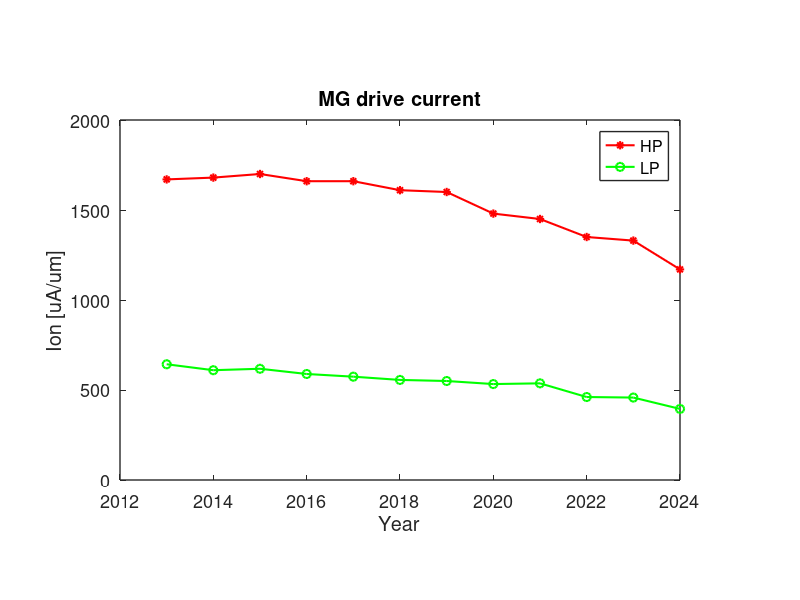
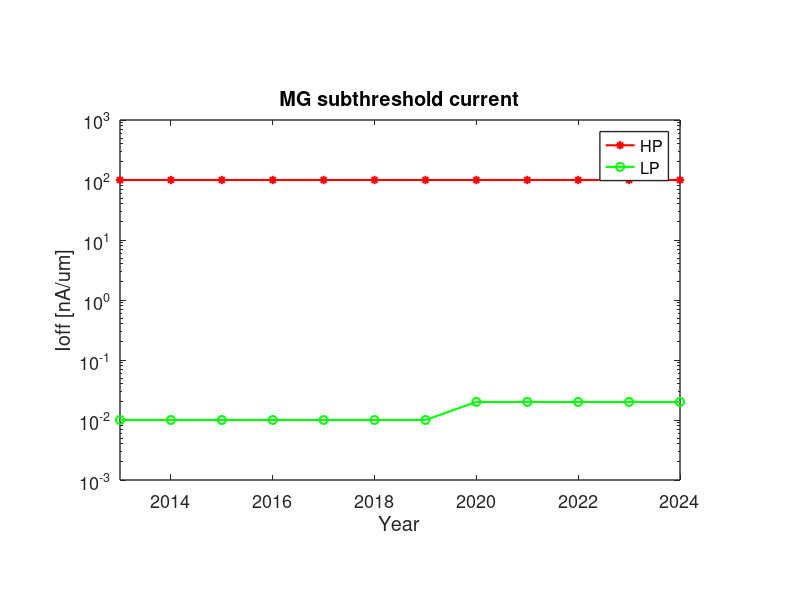
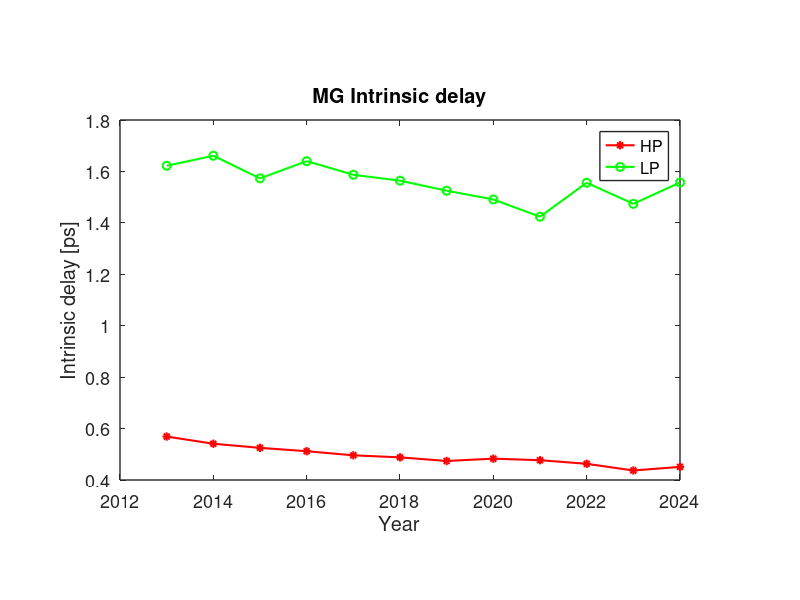
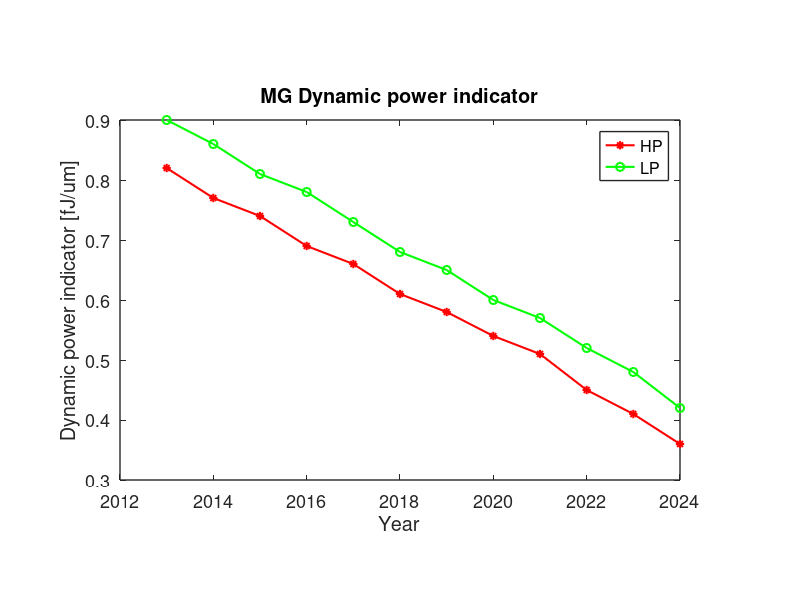

The MATLAB source for these figures, in order:
%%%%%%%%%%%%%%%%%%%%%%%%%%
%%%PLOTS SCALING SCRIPT%%%
%%%     MG PROCESS     %%%
%%%%%%%%%%%%%%%%%%%%%%%%%%

clear all
close all
clc

%%ITRS years

year=[2013 2014 2015 2016 2017 2018 2019 2020 2021 2022 2023 2024];

%%
%%MULTIGATE HP
Lg_hp=[20 18 16.7 15.2 13.9 12.7 11.6 10.6 9.7	8.8	8 7.3]; %physical gate length [nm]
Lch_hp=[16 14.4 13.4 12.2 11.1 10.2 9.3 8.5 7.8 7 6.4 5.8]; %effective channel length [nm]
Vdd_hp=[0.86 0.85 0.83 0.81 0.8 0.78 0.77 0.75 0.74 0.72 0.71 0.69]; %power supply voltage [V] 
EOT_hp=[0.8 0.77 0.73 0.7 0.67 0.64 0.61 0.59 0.56 0.54 0.51 0.49]; %equivalent oxide thickness [nm]
eps_HK_hp=[12.5 13 13.5 14 14.5 15 15.5 16 16.5 17 17.5 18]; %dielectric constant of gate dielectric
T_HK_hp=[2.56 2.57 2.53 2.51 2.49 2.46 2.42 2.42 2.37 2.35 2.29 2.26];%physical gate oxide thickness [nm]
CET_hp=[1.1 1.07 1.03 1 0.97 0.94 0.91 0.89 0.86 0.84 0.81 0.79]; %capacitance equivalent thickness [nm]
Cch_hp=[0.502 0.465 0.448 0.42 0.396 0.373 0.352 0.329 0.311 0.289 0.273 0.255]; %[fF/um]
Ioff_hp=[0.1 0.1 0.1 0.1 0.1 0.1 0.1 0.1 0.1 0.1 0.1 0.1]; %[uA/um]
fr_intr_ratio_hp=[1.2 1.3 1.4 1.5 1.6 1.7 1.8 1.9 2 2 2 2]; %ratio of fringing capacitance to intrinsic
C_fringe_hp=[0.6 0.6 0.63 0.63 0.63 0.63 0.63 0.62 0.62 0.58 0.55 0.51]; %[fF/um]
Cg_tot_hp=[1.1 1.07 1.07 1.05 1.03 1.01 0.99 0.95 0.93 0.87 0.82 0.77];  %[fF/um]
CVsquared_hp=[0.82	0.77 0.74 0.69 0.66 0.61 0.58 0.54 0.51 0.45 0.41 0.36]; %dynamic power indicator [fJ/um]
Idsatn_Idsatp_ratio_hp=[1.25 1.24 1.22 1.21 1.2 1.19 1.18 1.16 1.15 1.14 1.13 1.12];
Ch_doping_hp=[0.1 0.1 0.1 0.1 0.1 0.1 0.1 0.1 0.1 0.1 0.1 0.1]; %[10^18 cm^(-3)] 
T_body_hp=[6.4	5.8	5.3	4.9	4.4	4.1	3.7	3.4	3.1	2.8	2.6	2.3]; %[nm]
mobility_hp=[250 250 250 250 250 200 200 200 200 200 200 150]; %[cm^(2)/V*s]
Ion_hp=[1670 1680 1700 1660 1660 1610 1600 1480 1450 1350 1330 1170]; %[uA/um]
Vt_lin_hp=[0.219 0.225 0.231 0.239 0.264 0.266 0.265 0.276 0.295 0.303 0.306 0.319]; %[V]							
Vth_hp=[0.174 0.179 0.179 0.186 0.191 0.196 0.199 0.205 0.214 0.219 0.222 0.233]; %[V] in ITRS is Vt,sat
Rsd_hp=[128 146 130 126 124 117 120 116 112 111 113 123]; %[ohm*um]
tau_hp=[0.569 0.541 0.525 0.512 0.496 0.488 0.474 0.483 0.477 0.463 0.437 0.451]; %intrinsic delay [ps]
Vdd_hp_Vth_hp_ratio=Vdd_hp./Vth_hp;
Ion_hp_Ioff_hp_ratio=Ion_hp./Ioff_hp;

%%
%%MULTIGATE LP
Lg_lp=[23 21 19 18 16 14.6 13.3 12.2 11.1 10.1 9.3 8.5]; %physical gate length [nm]
Lch_lp=[18.4 16.8 15.2 14.4 12.8 11.7 10.6 9.8 8.9 8.1 7.4 6.8]; %effective channel length [nm]
Vdd_lp=[0.86 0.85 0.83 0.81 0.8 0.78 0.77 0.75 0.74 0.72 0.71 0.69]; %power supply voltage [V] 
EOT_lp=[0.8 0.77 0.73 0.7 0.67 0.64 0.61 0.59 0.56 0.54 0.51 0.49]; %equivalent oxide thickness [nm]
eps_HK_lp=[12.5 13 13.5 14 14.5 15 15.5 16 16.5 17 17.5 18]; %dielectric constant of gate dielectric
T_HK_lp=[2.56 2.57 2.53 2.51 2.49 2.46 2.42 2.42 2.37 2.35 2.29 2.26];%physical gate oxide thickness [nm]
CET_lp=[1.1 1.07 1.03 1 0.97 0.94 0.91 0.89 0.86 0.84 0.81 0.79]; %capacitance equivalent thickness [nm]
Cch_lp=[0.577 0.542 0.509 0.497 0.455 0.429 0.404 0.379 0.356 0.332 0.317 0.297]; %[fF/um]
Ioff_lp=[10 10 10 10 10 10 10 20 20 20 20 20]; %[pA/um]
fr_intr_ratio_lp=[1.1 1.2 1.3 1.4 1.5 1.6 1.7 1.8 1.9 2 2 2]; %ratio of fringing capacitance to intrinsic
C_fringe_lp=[0.64 0.65 0.66 0.7 0.68 0.69 0.69 0.68 0.68 0.66 0.63 0.59]; %[fF/um]
Cg_tot_lp=[1.21 1.19 1.17 1.19 1.14 1.12 1.09 1.06 1.03 1 0.95 0.89];  %[fF/um]
CVsquared_lp=[0.9 0.86 0.81 0.78 0.73 0.68 0.65 0.6 0.57 0.52 0.48 0.42]; %dynamic power indicator [fJ/um]
Idsatn_Idsatp_ratio_lp=[1.25 1.24 1.22 1.21 1.2 1.19 1.18 1.16 1.15 1.14 1.13 1.12];
Ch_doping_lp=[0.1 0.1 0.1 0.1 0.1 0.1 0.1 0.1 0.1 0.1 0.1 0.1]; %[10^18 cm^(-3)] 
T_body_lp=[7.4 6.7 6.1 5.8 5.1 4.7 4.3 3.9 3.6 3.2 3 2.7]; %[nm]
mobility_lp=[375 375 375 375 375 375 375 300 300 300 300 300]; %[cm^(2)/V*s]
Ion_lp=[643 610 618 589 574 556 550 533 537 461 458 395]; %[uA/um]
Vt_lin_lp=[0.483 0.492 0.492 0.496 0.507 0.507 0.51 0.501 0.507 0.521 0.511 0.52]; %[V]							
Vth_lp=[0.446 0.453 0.453 0.454 0.461 0.459 0.461 0.447 0.446 0.454 0.453 0.46]; %[V] in ITRS is Vt,sat
Rsd_lp=[128 146 130 126 124 117 120 116 112 111 113 123]; %[ohm*um]
tau_lp=[1.622 1.661 1.573 1.64 1.587 1.564 1.525 1.491 1.424 1.556 1.474 1.557]; %intrinsic delay [ps]
Vdd_lp_Vth_lp_ratio=Vdd_lp./Vth_lp;
Ion_lp_Ioff_lp_ratio=Ion_lp./Ioff_lp;

%%
%%Plots

set(0,'DefaultAxesFontSize',13);
set(0,'DefaultTextFontSize',13);
set(0,'DefaultAxesLinewidth',1);
set(0,'DefaultLineLinewidth',1.5);
set(0,'DefaultAxesPosition',[0.15 0.2 0.7 0.6]);

%Drive current
figure
plot(year,Ion_hp, 'r-*')
hold on
plot(year,Ion_lp, 'g-o')
title('MG drive current')
xlabel('Year')
ylabel('Ion [uA/um]')
legend('HP', 'LP')

%Subthreshold current
figure
semilogy(year, 1000.*Ioff_hp, 'r-*')
hold on
semilogy(year, 0.001.*Ioff_lp, 'g-o')
axis([2013 2024 0.001 1000])
title('MG subthreshold current')
xlabel('Year')
ylabel('Ioff [nA/um]')
legend('HP', 'LP')


%Intrinsic delay 
figure
plot(year, tau_hp, 'r-*')
hold on
plot(year, tau_lp, 'g-o')
title('MG Intrinsic delay')
xlabel('Year')
ylabel('Intrinsic delay [ps]')
legend('HP', 'LP')


%Dynamic power indicator
figure
plot(year, CVsquared_hp, 'r-*')
hold on
plot(year, CVsquared_lp, 'g-o')
title('MG Dynamic power indicator')
xlabel('Year')
ylabel('Dynamic power indicator [fJ/um]')
legend('HP', 'LP')


%Vdd/Vth
figure
plot(year, Vdd_hp_Vth_hp_ratio, 'r-*')
hold on
plot(year, Vdd_lp_Vth_lp_ratio, 'g-o')
title('MG Vdd/Vth')
xlabel('Year')
ylabel('Vdd/Vth')
legend('HP', 'LP')


%Ion/Ioff
figure
semilogy(year, Ion_hp_Ioff_hp_ratio, 'r-*')
hold on
semilogy(year, Ion_lp_Ioff_lp_ratio, 'g-o')
title('MG Ion/Ioff')
xlabel('Year')
ylabel('Ion/Ioff')
legend('HP', 'LP')